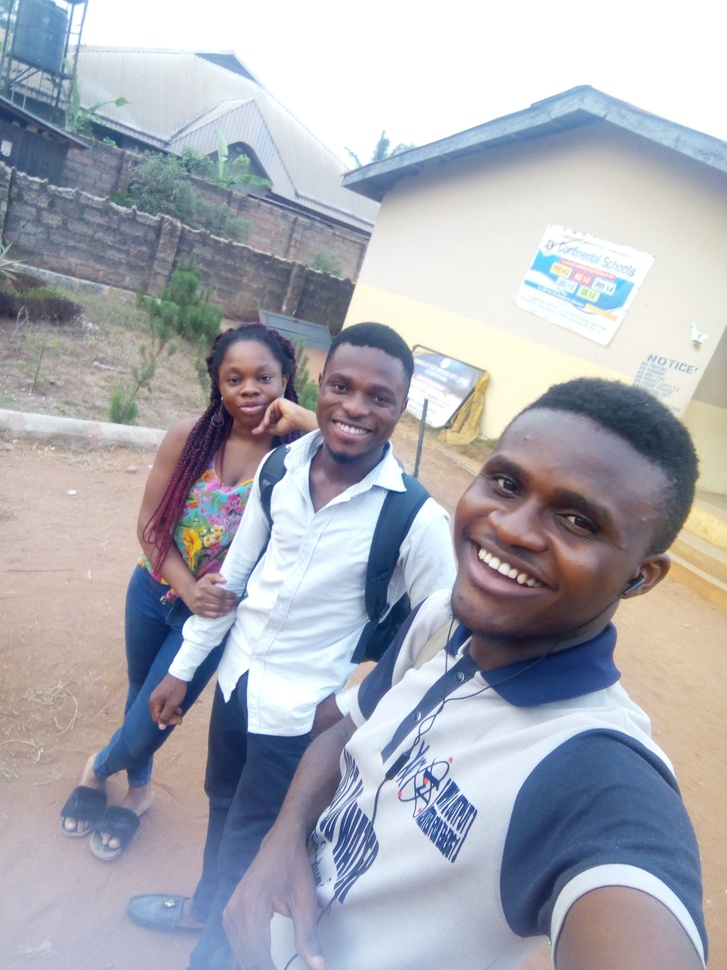
#> input picture 100DaysOf_DL_CV/CNN/Eg.jpg, 727 x 970 px, shrunk from 1920 x 2560 before the run
$ python convolution.py --image Eg.jpg
#> lines starting #> are read from the running program, lines starting #| are printed output that depends on the picture
from skimage.exposure import rescale_intensity
import numpy as np
import argparse
import cv2


#Defining the convolve method
def convolve(image, K):
    #getting the spatial dimension of the image and kener
    (iH, iW) = image.shape[:2]
    (kH, kW) = K.shape[:2]

    #set a memory for the output image,
    #set padding to maintain spatial size of the imahe
    pad = (kW - 1) // 2
    image = cv2.copyMakeBorder(image, pad, pad, pad, pad,
            cv2.BORDER_REPLICATE)
    output = np.zeros((iH, iW), dtype="float")

    #looping over the input image

    for y in np.arange(pad, iH + pad):
        for x in np.arange(pad, iW + pad):

          # extract the ROI of the image by extracting the
            # *center* region of the current (x, y)-coordinates
            # dimensions
            roi = image[y - pad:y + pad + 1, x - pad:x + pad + 1]

        #performing the actual convolution by taking
        #element-wise multiplication btw ROI and
        #the kernel, then summing the matrix

            k = (roi * K).sum()

        #store the convolved value in the output (x,y) - coordinate of the output image
            output[y-pad, x-pad] = k

        #rescale the output image to be in the range of (0,255)
            output = rescale_intensity(output, in_range= (0,255))
            output = (output * 255).astype("uint8")

        return output

ap = argparse.ArgumentParser()
ap.add_argument("-i", "--image", required=True,
        help="path to the input image")
args = vars(ap.parse_args())


#construct average blurring kernels used to smooth an image
smallBlur = np.ones((7,7), dtype = "float")*(1.0/(7*7))
largeBlur = np.ones((21,21), dtype = "float")*(1.0/(21*21))

#sharpening filter
sharpen = np.array(([0,-1,0],
                    [-1,5,-1],
                    [0,-1,0]), dtype="int")

#laplacian kernel to detect edge
laplacian = np.array(([0,1,0],
                    [1,-4,1],
                    [0,1,0]), dtype="int")

#Sobel kernels used to detect edges in the x and y direction
#Sobel kernel for x-axis
sobelX = np.array(([-1,0,1],
                    [-2,0,2],
                    [-1,0,1]), dtype="int")

#Sobel for y-axis
sobelY = np.array(([-1,-2,-1],
                    [0,0,0],
                    [1,2,1]), dtype="int")

#emboss kernel
emboss = np.array(([-2,-1,0],
                    [-1,1,1],
                    [0,1,2]), dtype="int")

kernelBank = (
        ("small_blur", smallBlur),
        ("large_blur", largeBlur),
        ("sharpen", sharpen),
        ("laplacian", laplacian),
        ("sobel_x", sobelX),
        ("sobel_y", sobelY),
        ("emboss", emboss)
)


#load the input image and convert it to grayscale
image = cv2.imread(args["image"])
#> image is the input picture: shape (970, 727, 3); mean B, G, R 179.6, 171.1, 169.4
gray = cv2.cvtColor(image, cv2.COLOR_BGR2GRAY)
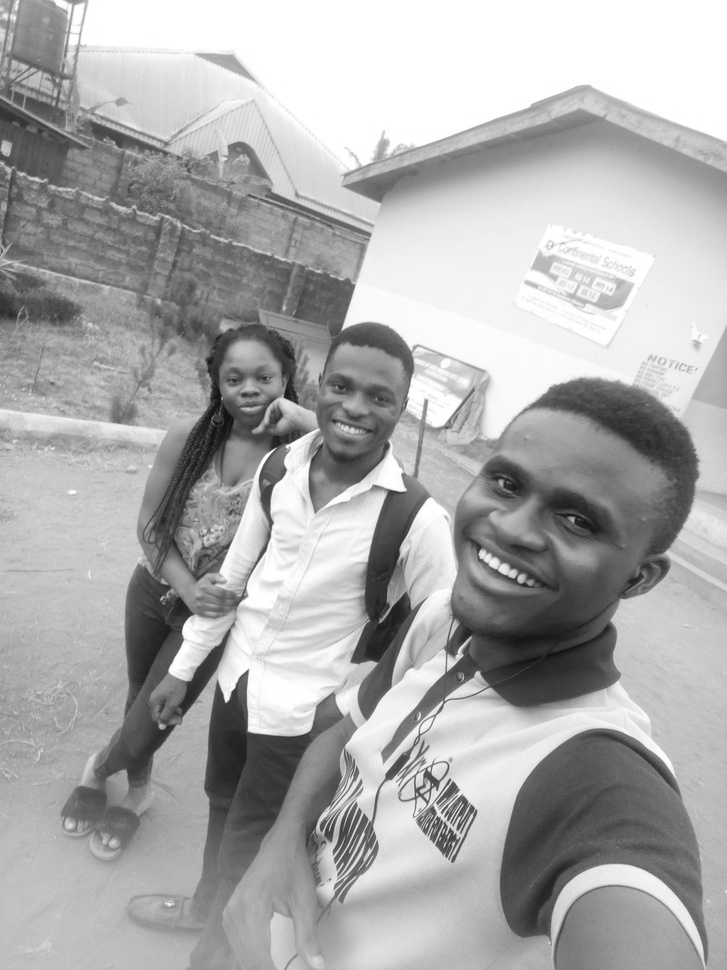
#> gray: shape (970, 727); min 11, max 255, mean 171.6

#loop over the kernel bank
for (kernelName, K) in kernelBank:
    #apply kernel to grayscale image
    print("[INFO] applying {} kernel".format(kernelName))
    convolveOutput = convolve(gray, K)
    opencvOutput = cv2.filter2D(gray, -1, K)

    #shpw the output image
    cv2.imshow("Original", gray)
    cv2.imshow("{} - convolve".format(kernelName), convolveOutput)
    cv2.imshow("{} - convolve".format(kernelName), opencvOutput)
    cv2.waitKey(0)
    cv2.destroyAllWindows()
#> this loop made 7 passes
#> pass 1, in convolve, `image = cv2.copyMakeBorder(image, pad, pad, pad, pad, cv2.BORDER_REPLI..`:
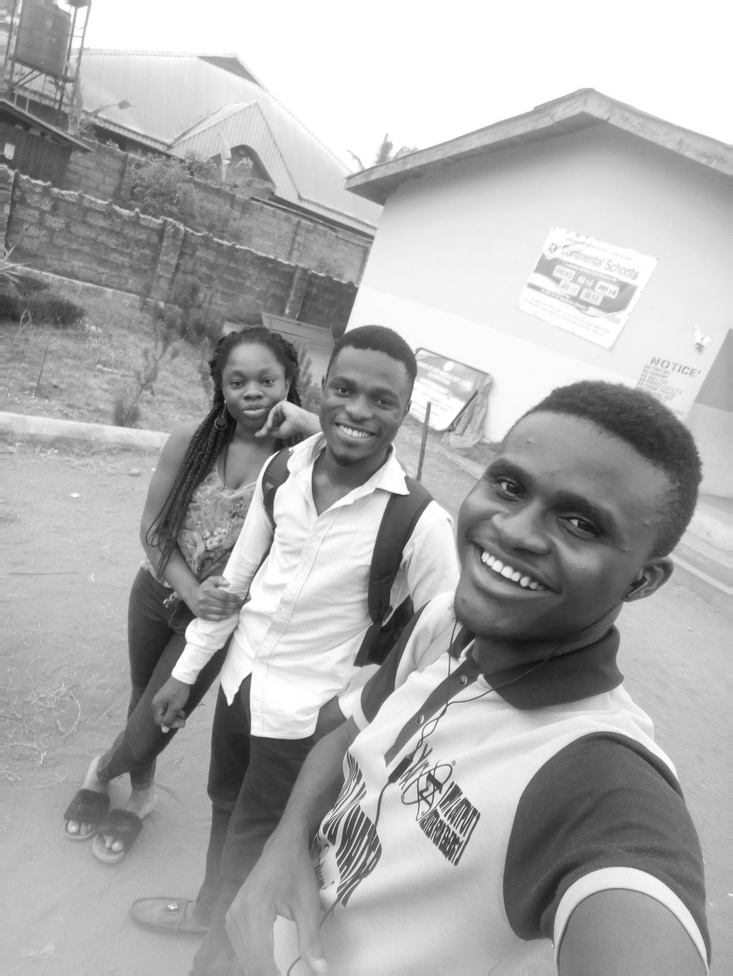
#> image: shape (976, 733); min 11, max 255, mean 171.9
#> pass 1, `convolveOutput = convolve(gray, K)`:
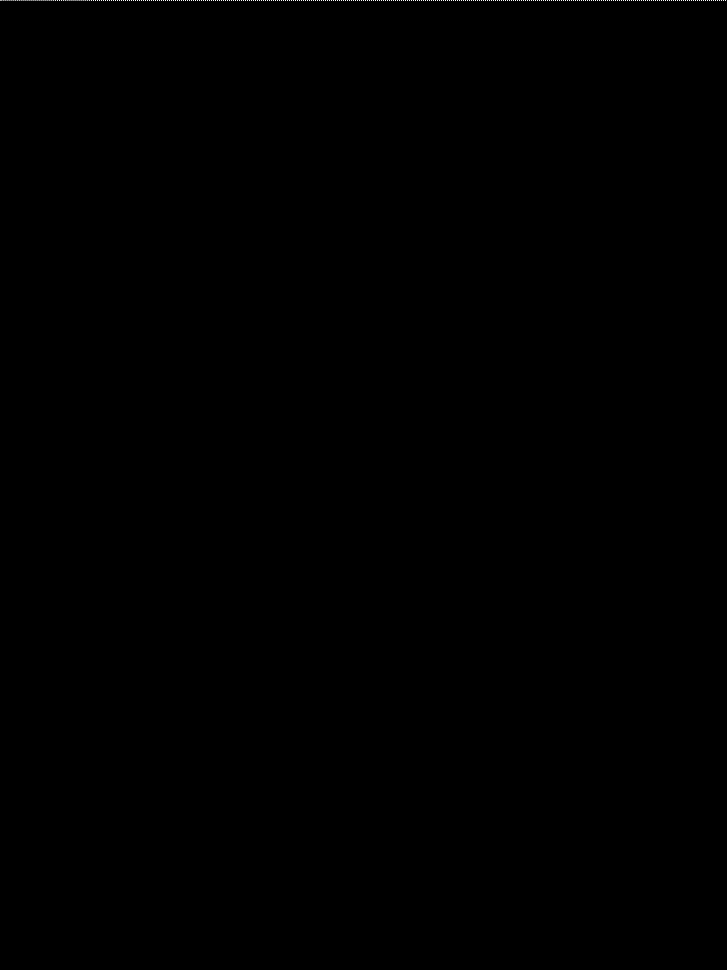
#> convolveOutput: shape (970, 727); min 0, max 255, mean 0.1
#> pass 2, in convolve (call 2), `image = cv2.copyMakeBorder(image, pad, pad, pad, pad, cv2.BORDER_REPLI..`:
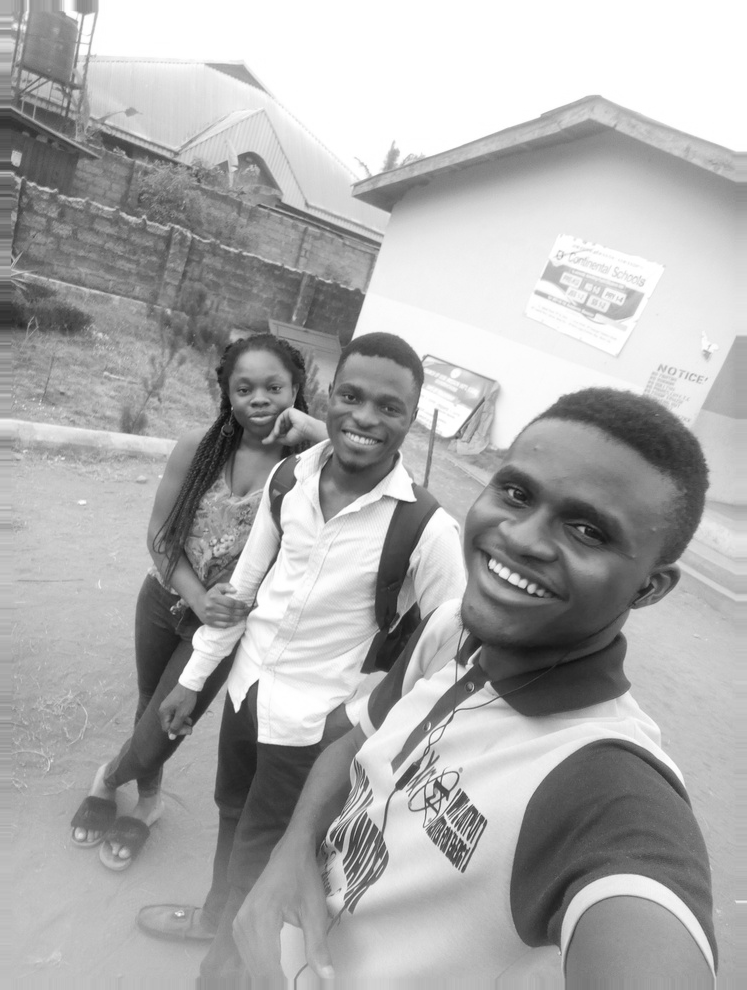
#> image: shape (990, 747); min 11, max 255, mean 172.5
